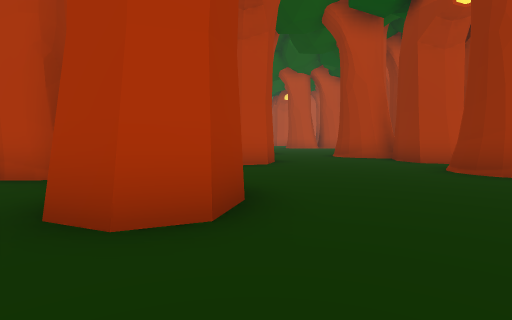
View 1 (above)

24 first-person views from a walk through a Unity game level. The camera is 1.2 m above the floor, tilts 4° down and sees 80° across. The floor is counted in squares, 2 m on a side. Each view is taken from the middle of a square. On the plan, view 1 faces up. The plan holds only what a view shows up to about 9 squares ahead; the rest is blank. The place goes on beyond the plan. Some surface patterns are stand-ins.

View 2
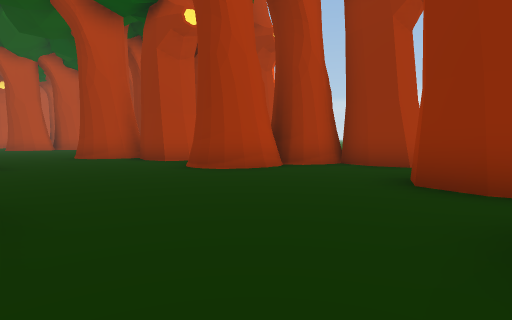

View 3
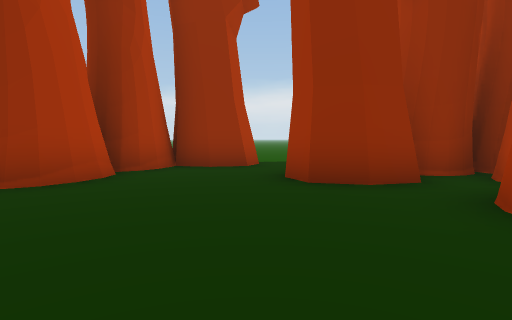

View 4
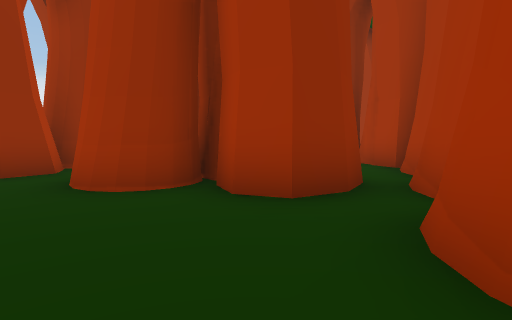

View 5
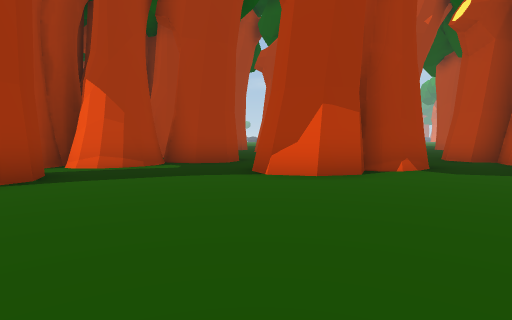

View 6
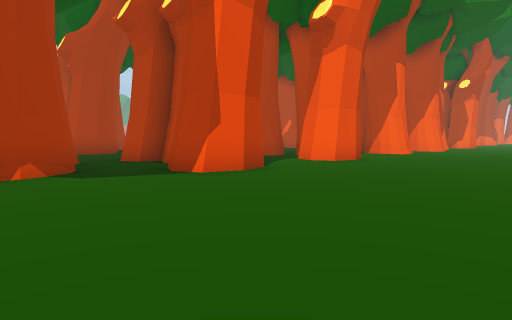

View 7
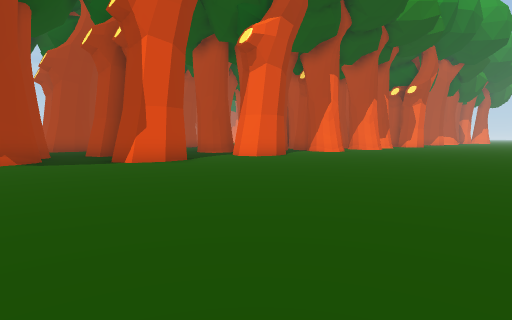

View 8
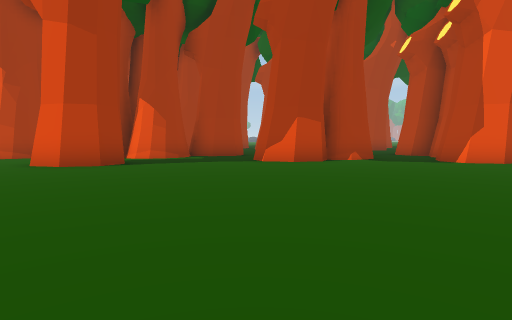

View 9
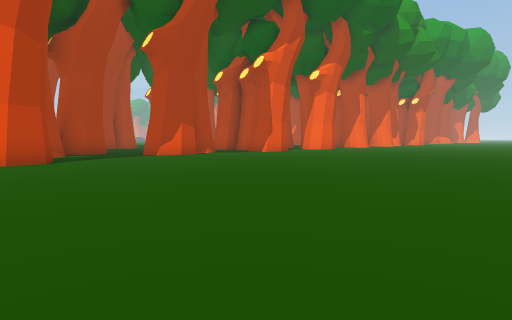

View 10
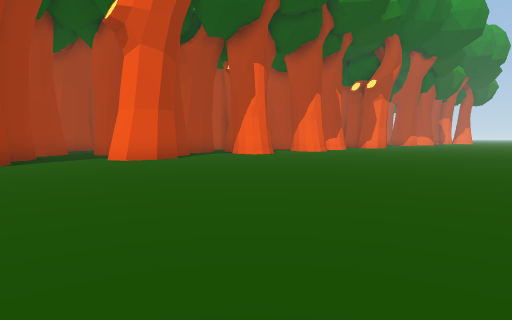

View 11
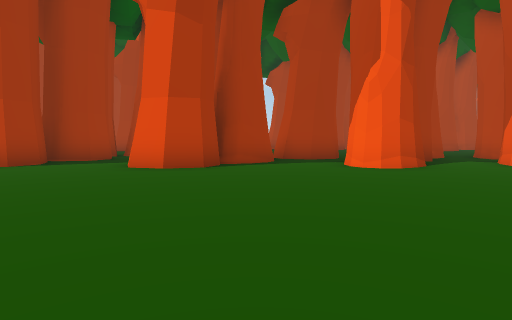

View 12
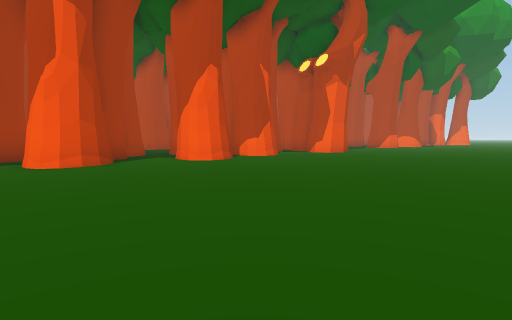

View 13
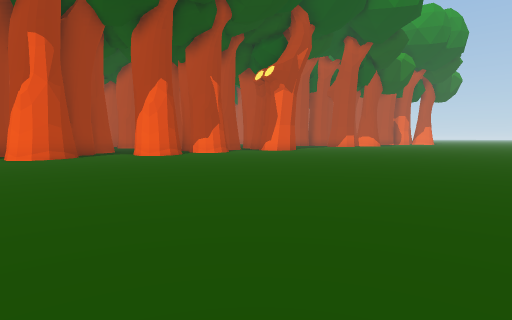

View 14
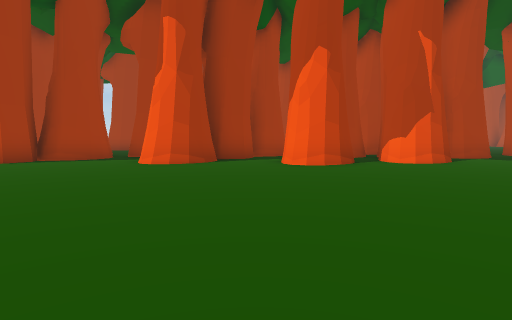

View 15
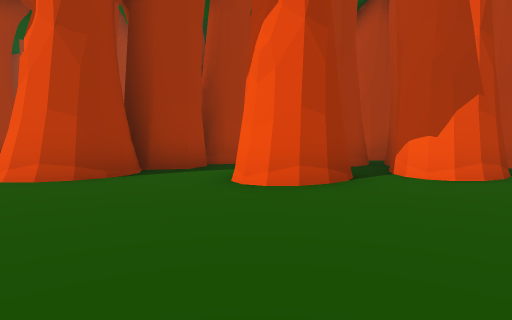

View 16
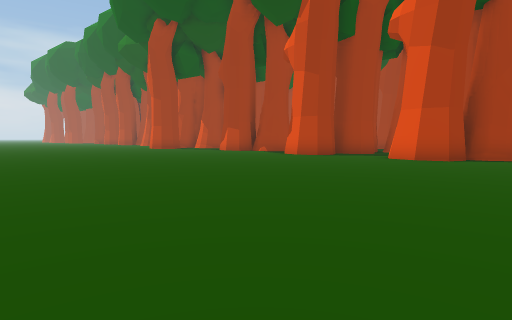

View 17
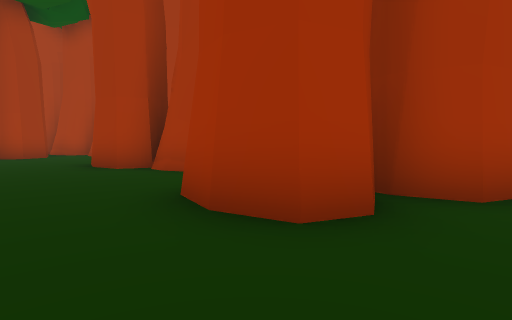

View 18
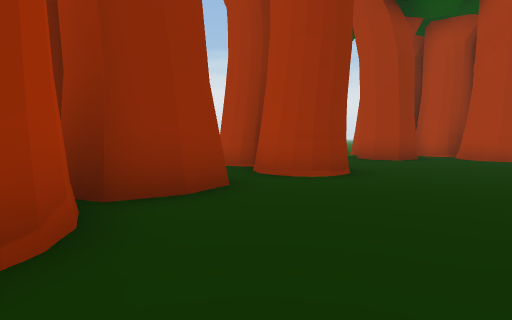

View 19
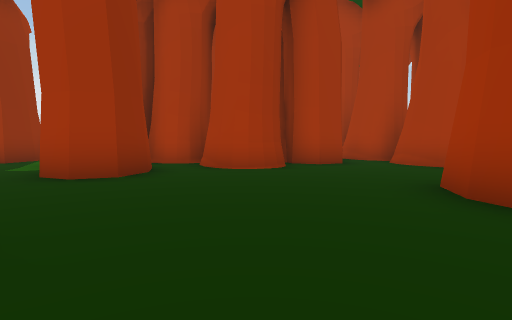

View 20
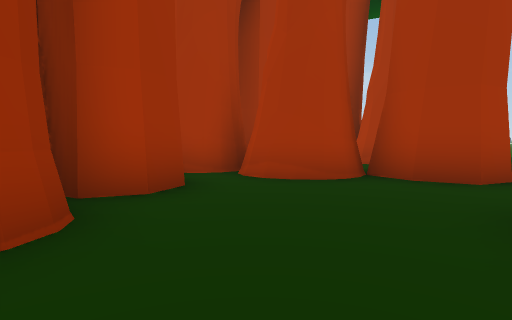

View 21
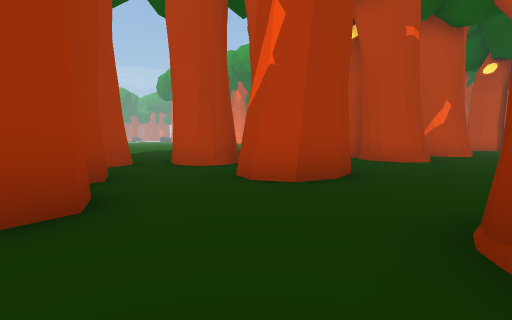

View 22
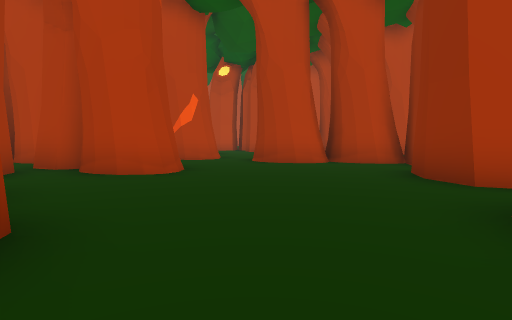

View 23
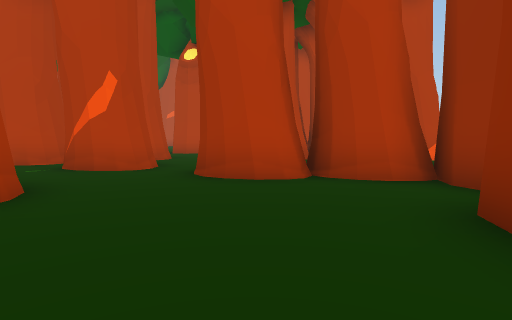

View 24
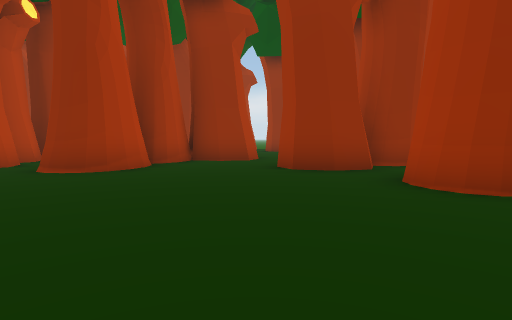

### Floor plan
Key: @ floor where view 1 was taken; # wall or solid block; . floor; T tree.
Columns run from 10 left of view 1 to 19 right of it. Each row starts with its distance up from view 1.
 23           T. TTTTTT..........
 22         # ..    #............
 21        TTT ..  TT.TT.........
 20       TT..TTT  T..TT..........
 19      TTT ...TTTTT.............
 18       ..  ......##T...........
 17        .TTT.....T#T...........
 16         #.T....##.T...........
 15        T.......T#.............
 14           ......##...........
 13       T#  #...T#TT#..........
 12      .TT.##...TT  #..........
 11      TT...T..TT  .T..........
 10      TT......TT .............
  9        ##.....#####.........
  8       T#T##...TTT##.........
  7       .. TT.......T.........
  6     ..T  .....TT............
  5    ...TTTT....TTTT..........
  4   ......T#......TT..........
  3  ........#.......##.........
  2 .........T.......T...........
  1  .....##......##.............
  0   ..T.#T..@.T.TT.............
 -1    TTT.#T.T.#TT##T.T.........
 -2     T   T.##TT TTT##.........
 -3       T# TT T T#T  T.  ......

Where each view was taken, in squares from view 1:
view 1: 0 up, 0 right, facing up
view 2: 0 up, 0 right, facing up-right
view 3: 2 up, 0 right, facing right
view 4: 1 up, 2 left, facing down-right
view 5: 2 up, 13 right, facing left
view 6: 4 up, 13 right, facing up-left
view 7: 4 up, 16 right, facing up-left
view 8: 2 up, 16 right, facing left
view 9: 3 down, 18 right, facing up-left
view 10: 8 up, 17 right, facing up-left
view 11: 14 up, 15 right, facing left
view 12: 15 up, 16 right, facing up-left
view 13: 15 up, 19 right, facing up-left
view 14: 19 up, 16 right, facing left
view 15: 20 up, 13 right, facing left
view 16: 15 up, 18 right, facing down-left
view 17: 10 up, 2 right, facing down-left
view 18: 10 up, 1 right, facing down-right
view 19: 6 up, 2 right, facing down
view 20: 2 up, 2 right, facing down-left
view 21: 8 up, 3 right, facing up-left
view 22: 11 up, 2 right, facing up
view 23: 14 up, 3 right, facing up
view 24: 2 up, 10 left, facing right
